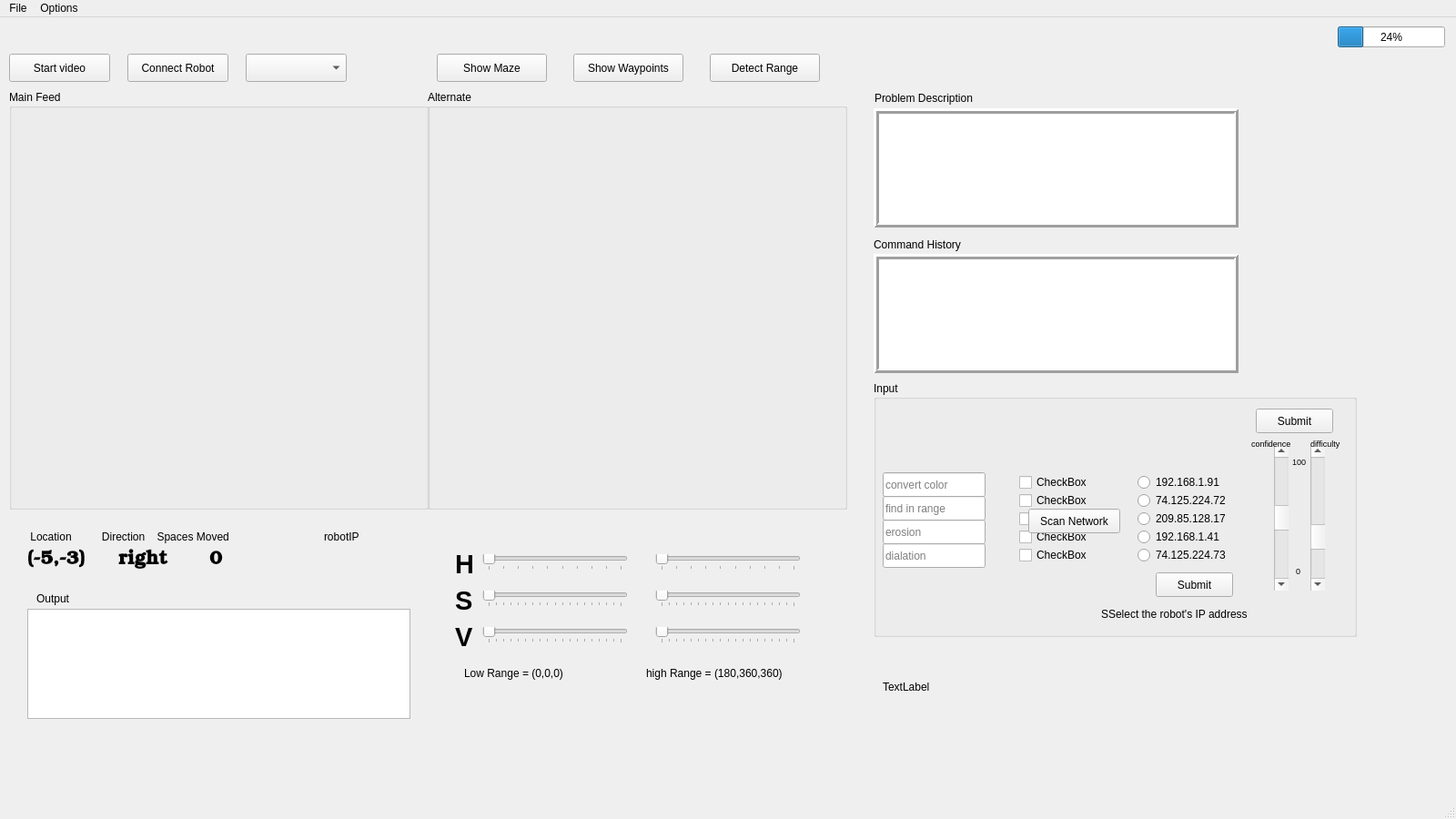
<?xml version="1.0" encoding="UTF-8"?>
<ui version="4.0">
 <class>MainWindow</class>
 <widget class="QMainWindow" name="MainWindow">
  <property name="geometry">
   <rect>
    <x>0</x>
    <y>0</y>
    <width>1600</width>
    <height>900</height>
   </rect>
  </property>
  <property name="windowTitle">
   <string>MainWindow</string>
  </property>
  <property name="styleSheet">
   <string notr="true"/>
  </property>
  <widget class="QWidget" name="centralwidget">
   <widget class="QGroupBox" name="groupBox">
    <property name="geometry">
     <rect>
      <x>10</x>
      <y>80</y>
      <width>461</width>
      <height>461</height>
     </rect>
    </property>
    <property name="sizePolicy">
     <sizepolicy hsizetype="Preferred" vsizetype="Preferred">
      <horstretch>0</horstretch>
      <verstretch>0</verstretch>
     </sizepolicy>
    </property>
    <property name="title">
     <string>Main Feed</string>
    </property>
    <widget class="QWidget" name="AppFeed" native="true">
     <property name="geometry">
      <rect>
       <x>10</x>
       <y>20</y>
       <width>445</width>
       <height>445</height>
      </rect>
     </property>
    </widget>
   </widget>
   <widget class="QPushButton" name="startButton">
    <property name="geometry">
     <rect>
      <x>10</x>
      <y>40</y>
      <width>111</width>
      <height>31</height>
     </rect>
    </property>
    <property name="text">
     <string>Start video</string>
    </property>
   </widget>
   <widget class="QProgressBar" name="progressBar">
    <property name="geometry">
     <rect>
      <x>1470</x>
      <y>10</y>
      <width>118</width>
      <height>23</height>
     </rect>
    </property>
    <property name="value">
     <number>24</number>
    </property>
   </widget>
   <widget class="QGroupBox" name="groupBox_2">
    <property name="geometry">
     <rect>
      <x>470</x>
      <y>80</y>
      <width>461</width>
      <height>461</height>
     </rect>
    </property>
    <property name="sizePolicy">
     <sizepolicy hsizetype="Preferred" vsizetype="Preferred">
      <horstretch>0</horstretch>
      <verstretch>0</verstretch>
     </sizepolicy>
    </property>
    <property name="title">
     <string>Alternate</string>
    </property>
    <widget class="QWidget" name="AppFeedAlt" native="true">
     <property name="geometry">
      <rect>
       <x>10</x>
       <y>20</y>
       <width>445</width>
       <height>445</height>
      </rect>
     </property>
    </widget>
   </widget>
   <widget class="QPushButton" name="showMazeButton">
    <property name="geometry">
     <rect>
      <x>480</x>
      <y>40</y>
      <width>121</width>
      <height>31</height>
     </rect>
    </property>
    <property name="text">
     <string>Show Maze</string>
    </property>
   </widget>
   <widget class="QTextBrowser" name="commandHistory">
    <property name="geometry">
     <rect>
      <x>960</x>
      <y>260</y>
      <width>401</width>
      <height>131</height>
     </rect>
    </property>
    <property name="sizePolicy">
     <sizepolicy hsizetype="Fixed" vsizetype="Fixed">
      <horstretch>0</horstretch>
      <verstretch>0</verstretch>
     </sizepolicy>
    </property>
    <property name="font">
     <font>
      <stylestrategy>PreferDefault</stylestrategy>
     </font>
    </property>
    <property name="frameShape">
     <enum>QFrame::Box</enum>
    </property>
    <property name="frameShadow">
     <enum>QFrame::Raised</enum>
    </property>
    <property name="lineWidth">
     <number>3</number>
    </property>
    <property name="horizontalScrollBarPolicy">
     <enum>Qt::ScrollBarAlwaysOff</enum>
    </property>
    <property name="readOnly">
     <bool>true</bool>
    </property>
    <property name="placeholderText">
     <string/>
    </property>
   </widget>
   <widget class="QGroupBox" name="InputGroupBox">
    <property name="geometry">
     <rect>
      <x>960</x>
      <y>400</y>
      <width>531</width>
      <height>281</height>
     </rect>
    </property>
    <property name="autoFillBackground">
     <bool>false</bool>
    </property>
    <property name="title">
     <string>Input</string>
    </property>
    <property name="flat">
     <bool>false</bool>
    </property>
    <widget class="QLineEdit" name="imgAlgorithm_1">
     <property name="geometry">
      <rect>
       <x>10</x>
       <y>100</y>
       <width>113</width>
       <height>27</height>
      </rect>
     </property>
     <property name="placeholderText">
      <string>convert color</string>
     </property>
    </widget>
    <widget class="QLineEdit" name="imgAlgorithm_2">
     <property name="geometry">
      <rect>
       <x>10</x>
       <y>126</y>
       <width>113</width>
       <height>27</height>
      </rect>
     </property>
     <property name="placeholderText">
      <string>find in range</string>
     </property>
    </widget>
    <widget class="QLineEdit" name="imgAlgorithm_3">
     <property name="geometry">
      <rect>
       <x>10</x>
       <y>152</y>
       <width>113</width>
       <height>27</height>
      </rect>
     </property>
     <property name="placeholderText">
      <string>erosion</string>
     </property>
    </widget>
    <widget class="QLineEdit" name="imgAlgorithm_4">
     <property name="geometry">
      <rect>
       <x>10</x>
       <y>178</y>
       <width>113</width>
       <height>27</height>
      </rect>
     </property>
     <property name="placeholderText">
      <string>dialation</string>
     </property>
    </widget>
    <widget class="QPushButton" name="textSubmitButton">
     <property name="geometry">
      <rect>
       <x>420</x>
       <y>30</y>
       <width>85</width>
       <height>27</height>
      </rect>
     </property>
     <property name="text">
      <string>Submit</string>
     </property>
    </widget>
    <widget class="QCheckBox" name="checkBox_1">
     <property name="enabled">
      <bool>true</bool>
     </property>
     <property name="geometry">
      <rect>
       <x>160</x>
       <y>100</y>
       <width>101</width>
       <height>22</height>
      </rect>
     </property>
     <property name="text">
      <string>CheckBox</string>
     </property>
    </widget>
    <widget class="QCheckBox" name="checkBox_2">
     <property name="enabled">
      <bool>true</bool>
     </property>
     <property name="geometry">
      <rect>
       <x>160</x>
       <y>120</y>
       <width>101</width>
       <height>22</height>
      </rect>
     </property>
     <property name="text">
      <string>CheckBox</string>
     </property>
    </widget>
    <widget class="QCheckBox" name="checkBox_3">
     <property name="geometry">
      <rect>
       <x>160</x>
       <y>140</y>
       <width>101</width>
       <height>22</height>
      </rect>
     </property>
     <property name="text">
      <string>CheckBox</string>
     </property>
    </widget>
    <widget class="QCheckBox" name="checkBox_4">
     <property name="geometry">
      <rect>
       <x>160</x>
       <y>160</y>
       <width>101</width>
       <height>22</height>
      </rect>
     </property>
     <property name="text">
      <string>CheckBox</string>
     </property>
    </widget>
    <widget class="QCheckBox" name="checkBox_5">
     <property name="geometry">
      <rect>
       <x>160</x>
       <y>180</y>
       <width>101</width>
       <height>22</height>
      </rect>
     </property>
     <property name="text">
      <string>CheckBox</string>
     </property>
    </widget>
    <widget class="QRadioButton" name="radioButton_1">
     <property name="geometry">
      <rect>
       <x>290</x>
       <y>100</y>
       <width>121</width>
       <height>22</height>
      </rect>
     </property>
     <property name="text">
      <string>192.168.1.91</string>
     </property>
    </widget>
    <widget class="QRadioButton" name="radioButton_2">
     <property name="geometry">
      <rect>
       <x>290</x>
       <y>120</y>
       <width>121</width>
       <height>22</height>
      </rect>
     </property>
     <property name="text">
      <string>74.125.224.72</string>
     </property>
    </widget>
    <widget class="QRadioButton" name="radioButton_3">
     <property name="geometry">
      <rect>
       <x>290</x>
       <y>140</y>
       <width>121</width>
       <height>22</height>
      </rect>
     </property>
     <property name="text">
      <string>209.85.128.17</string>
     </property>
    </widget>
    <widget class="QRadioButton" name="radioButton_4">
     <property name="geometry">
      <rect>
       <x>290</x>
       <y>160</y>
       <width>121</width>
       <height>22</height>
      </rect>
     </property>
     <property name="text">
      <string>192.168.1.41</string>
     </property>
    </widget>
    <widget class="QRadioButton" name="radioButton_5">
     <property name="geometry">
      <rect>
       <x>290</x>
       <y>180</y>
       <width>121</width>
       <height>22</height>
      </rect>
     </property>
     <property name="text">
      <string>74.125.224.73</string>
     </property>
    </widget>
    <widget class="QPushButton" name="radialSubmitButton">
     <property name="geometry">
      <rect>
       <x>310</x>
       <y>210</y>
       <width>85</width>
       <height>27</height>
      </rect>
     </property>
     <property name="text">
      <string>Submit</string>
     </property>
    </widget>
    <widget class="QScrollBar" name="ConfidenceBar">
     <property name="geometry">
      <rect>
       <x>440</x>
       <y>70</y>
       <width>16</width>
       <height>160</height>
      </rect>
     </property>
     <property name="toolTip">
      <string>Your confidence level for this problem.</string>
     </property>
     <property name="maximum">
      <number>100</number>
     </property>
     <property name="value">
      <number>50</number>
     </property>
     <property name="orientation">
      <enum>Qt::Vertical</enum>
     </property>
     <property name="invertedAppearance">
      <bool>true</bool>
     </property>
    </widget>
    <widget class="QScrollBar" name="DifficultyBar">
     <property name="geometry">
      <rect>
       <x>480</x>
       <y>70</y>
       <width>16</width>
       <height>160</height>
      </rect>
     </property>
     <property name="toolTip">
      <string>the difficulty of this problem</string>
     </property>
     <property name="maximum">
      <number>100</number>
     </property>
     <property name="value">
      <number>30</number>
     </property>
     <property name="orientation">
      <enum>Qt::Vertical</enum>
     </property>
     <property name="invertedAppearance">
      <bool>true</bool>
     </property>
    </widget>
    <widget class="QLabel" name="label_4">
     <property name="geometry">
      <rect>
       <x>415</x>
       <y>60</y>
       <width>46</width>
       <height>16</height>
      </rect>
     </property>
     <property name="font">
      <font>
       <pointsize>7</pointsize>
      </font>
     </property>
     <property name="text">
      <string>confidence</string>
     </property>
    </widget>
    <widget class="QLabel" name="label_5">
     <property name="geometry">
      <rect>
       <x>480</x>
       <y>60</y>
       <width>46</width>
       <height>16</height>
      </rect>
     </property>
     <property name="font">
      <font>
       <pointsize>7</pointsize>
      </font>
     </property>
     <property name="text">
      <string>difficulty</string>
     </property>
    </widget>
    <widget class="QLabel" name="label_6">
     <property name="geometry">
      <rect>
       <x>464</x>
       <y>200</y>
       <width>16</width>
       <height>16</height>
      </rect>
     </property>
     <property name="font">
      <font>
       <pointsize>7</pointsize>
      </font>
     </property>
     <property name="text">
      <string>0</string>
     </property>
    </widget>
    <widget class="QLabel" name="label_7">
     <property name="geometry">
      <rect>
       <x>460</x>
       <y>80</y>
       <width>16</width>
       <height>16</height>
      </rect>
     </property>
     <property name="font">
      <font>
       <pointsize>7</pointsize>
      </font>
     </property>
     <property name="text">
      <string>100</string>
     </property>
    </widget>
    <widget class="QPushButton" name="scanNetworkButton">
     <property name="geometry">
      <rect>
       <x>170</x>
       <y>140</y>
       <width>101</width>
       <height>27</height>
      </rect>
     </property>
     <property name="text">
      <string>Scan Network</string>
     </property>
    </widget>
    <widget class="QLabel" name="networkLabel">
     <property name="geometry">
      <rect>
       <x>250</x>
       <y>240</y>
       <width>211</width>
       <height>31</height>
      </rect>
     </property>
     <property name="text">
      <string>SSelect the robot's IP address</string>
     </property>
    </widget>
   </widget>
   <widget class="QSlider" name="HColorSliderLow">
    <property name="geometry">
     <rect>
      <x>530</x>
      <y>590</y>
      <width>160</width>
      <height>18</height>
     </rect>
    </property>
    <property name="toolTip">
     <string>H color for HSV colorspace</string>
    </property>
    <property name="maximum">
     <number>180</number>
    </property>
    <property name="orientation">
     <enum>Qt::Horizontal</enum>
    </property>
    <property name="tickPosition">
     <enum>QSlider::TicksBelow</enum>
    </property>
    <property name="tickInterval">
     <number>20</number>
    </property>
   </widget>
   <widget class="QSlider" name="SColorSliderLow">
    <property name="geometry">
     <rect>
      <x>530</x>
      <y>630</y>
      <width>160</width>
      <height>18</height>
     </rect>
    </property>
    <property name="toolTip">
     <string>S Color for HSV colorspace</string>
    </property>
    <property name="maximum">
     <number>360</number>
    </property>
    <property name="orientation">
     <enum>Qt::Horizontal</enum>
    </property>
    <property name="tickPosition">
     <enum>QSlider::TicksBelow</enum>
    </property>
    <property name="tickInterval">
     <number>20</number>
    </property>
   </widget>
   <widget class="QSlider" name="VColorSliderLow">
    <property name="geometry">
     <rect>
      <x>530</x>
      <y>670</y>
      <width>160</width>
      <height>18</height>
     </rect>
    </property>
    <property name="toolTip">
     <string>V Color for HSV colorspace</string>
    </property>
    <property name="maximum">
     <number>360</number>
    </property>
    <property name="orientation">
     <enum>Qt::Horizontal</enum>
    </property>
    <property name="tickPosition">
     <enum>QSlider::TicksBelow</enum>
    </property>
    <property name="tickInterval">
     <number>20</number>
    </property>
   </widget>
   <widget class="QLabel" name="label">
    <property name="geometry">
     <rect>
      <x>500</x>
      <y>590</y>
      <width>21</width>
      <height>21</height>
     </rect>
    </property>
    <property name="font">
     <font>
      <family>Liberation Sans</family>
      <pointsize>22</pointsize>
      <weight>75</weight>
      <italic>false</italic>
      <bold>true</bold>
      <kerning>true</kerning>
     </font>
    </property>
    <property name="text">
     <string>H</string>
    </property>
   </widget>
   <widget class="QLabel" name="label_2">
    <property name="geometry">
     <rect>
      <x>500</x>
      <y>630</y>
      <width>21</width>
      <height>21</height>
     </rect>
    </property>
    <property name="font">
     <font>
      <family>Liberation Sans</family>
      <pointsize>22</pointsize>
      <weight>75</weight>
      <italic>false</italic>
      <bold>true</bold>
      <kerning>true</kerning>
     </font>
    </property>
    <property name="text">
     <string>S</string>
    </property>
   </widget>
   <widget class="QLabel" name="label_3">
    <property name="geometry">
     <rect>
      <x>500</x>
      <y>670</y>
      <width>21</width>
      <height>21</height>
     </rect>
    </property>
    <property name="font">
     <font>
      <family>Liberation Sans</family>
      <pointsize>22</pointsize>
      <weight>75</weight>
      <italic>false</italic>
      <bold>true</bold>
      <kerning>true</kerning>
     </font>
    </property>
    <property name="text">
     <string>V</string>
    </property>
   </widget>
   <widget class="QLabel" name="locationLabel">
    <property name="geometry">
     <rect>
      <x>30</x>
      <y>580</y>
      <width>67</width>
      <height>31</height>
     </rect>
    </property>
    <property name="font">
     <font>
      <family>URW Bookman L</family>
      <pointsize>16</pointsize>
      <weight>75</weight>
      <bold>true</bold>
     </font>
    </property>
    <property name="text">
     <string>(-5,-3)</string>
    </property>
   </widget>
   <widget class="QLabel" name="directionLabel">
    <property name="geometry">
     <rect>
      <x>130</x>
      <y>580</y>
      <width>67</width>
      <height>31</height>
     </rect>
    </property>
    <property name="font">
     <font>
      <family>URW Bookman L</family>
      <pointsize>16</pointsize>
      <weight>75</weight>
      <bold>true</bold>
     </font>
    </property>
    <property name="text">
     <string>right</string>
    </property>
   </widget>
   <widget class="QLabel" name="distanceTravelledLabel">
    <property name="geometry">
     <rect>
      <x>230</x>
      <y>580</y>
      <width>67</width>
      <height>31</height>
     </rect>
    </property>
    <property name="font">
     <font>
      <family>URW Bookman L</family>
      <pointsize>16</pointsize>
      <weight>75</weight>
      <bold>true</bold>
     </font>
    </property>
    <property name="text">
     <string>0</string>
    </property>
   </widget>
   <widget class="QLabel" name="label_8">
    <property name="geometry">
     <rect>
      <x>30</x>
      <y>560</y>
      <width>291</width>
      <height>21</height>
     </rect>
    </property>
    <property name="text">
     <string> Location          Direction    Spaces Moved</string>
    </property>
   </widget>
   <widget class="QTextBrowser" name="outputTextBox">
    <property name="geometry">
     <rect>
      <x>30</x>
      <y>650</y>
      <width>421</width>
      <height>121</height>
     </rect>
    </property>
    <property name="sizePolicy">
     <sizepolicy hsizetype="Fixed" vsizetype="Fixed">
      <horstretch>0</horstretch>
      <verstretch>0</verstretch>
     </sizepolicy>
    </property>
   </widget>
   <widget class="QLabel" name="label_9">
    <property name="geometry">
     <rect>
      <x>40</x>
      <y>630</y>
      <width>101</width>
      <height>17</height>
     </rect>
    </property>
    <property name="text">
     <string>Output</string>
    </property>
   </widget>
   <widget class="QSlider" name="VColorSliderHigh">
    <property name="geometry">
     <rect>
      <x>720</x>
      <y>670</y>
      <width>160</width>
      <height>18</height>
     </rect>
    </property>
    <property name="toolTip">
     <string>V Color for HSV colorspace</string>
    </property>
    <property name="maximum">
     <number>360</number>
    </property>
    <property name="orientation">
     <enum>Qt::Horizontal</enum>
    </property>
    <property name="tickPosition">
     <enum>QSlider::TicksBelow</enum>
    </property>
    <property name="tickInterval">
     <number>20</number>
    </property>
   </widget>
   <widget class="QSlider" name="HColorSliderHigh">
    <property name="geometry">
     <rect>
      <x>720</x>
      <y>590</y>
      <width>160</width>
      <height>18</height>
     </rect>
    </property>
    <property name="toolTip">
     <string>H color for HSV colorspace</string>
    </property>
    <property name="maximum">
     <number>180</number>
    </property>
    <property name="orientation">
     <enum>Qt::Horizontal</enum>
    </property>
    <property name="tickPosition">
     <enum>QSlider::TicksBelow</enum>
    </property>
    <property name="tickInterval">
     <number>20</number>
    </property>
   </widget>
   <widget class="QSlider" name="SColorSliderHigh">
    <property name="geometry">
     <rect>
      <x>720</x>
      <y>630</y>
      <width>160</width>
      <height>18</height>
     </rect>
    </property>
    <property name="toolTip">
     <string>S Color for HSV colorspace</string>
    </property>
    <property name="maximum">
     <number>360</number>
    </property>
    <property name="orientation">
     <enum>Qt::Horizontal</enum>
    </property>
    <property name="tickPosition">
     <enum>QSlider::TicksBelow</enum>
    </property>
    <property name="tickInterval">
     <number>20</number>
    </property>
   </widget>
   <widget class="QLabel" name="lowRangeLabel">
    <property name="geometry">
     <rect>
      <x>510</x>
      <y>710</y>
      <width>181</width>
      <height>21</height>
     </rect>
    </property>
    <property name="text">
     <string>Low Range = (0,0,0)</string>
    </property>
   </widget>
   <widget class="QLabel" name="highRangeLabel">
    <property name="geometry">
     <rect>
      <x>710</x>
      <y>710</y>
      <width>211</width>
      <height>21</height>
     </rect>
    </property>
    <property name="text">
     <string>high Range = (180,360,360)</string>
    </property>
   </widget>
   <widget class="QPushButton" name="connectButton">
    <property name="geometry">
     <rect>
      <x>140</x>
      <y>40</y>
      <width>111</width>
      <height>31</height>
     </rect>
    </property>
    <property name="text">
     <string>Connect Robot</string>
    </property>
   </widget>
   <widget class="QComboBox" name="colorSelection">
    <property name="enabled">
     <bool>true</bool>
    </property>
    <property name="geometry">
     <rect>
      <x>270</x>
      <y>40</y>
      <width>111</width>
      <height>31</height>
     </rect>
    </property>
   </widget>
   <widget class="QLabel" name="label_10">
    <property name="geometry">
     <rect>
      <x>356</x>
      <y>561</y>
      <width>67</width>
      <height>20</height>
     </rect>
    </property>
    <property name="text">
     <string>robotIP</string>
    </property>
   </widget>
   <widget class="QLabel" name="robotIPadrLabel">
    <property name="geometry">
     <rect>
      <x>326</x>
      <y>580</y>
      <width>111</width>
      <height>20</height>
     </rect>
    </property>
    <property name="text">
     <string/>
    </property>
   </widget>
   <widget class="QTextBrowser" name="problemDescription">
    <property name="geometry">
     <rect>
      <x>960</x>
      <y>100</y>
      <width>401</width>
      <height>131</height>
     </rect>
    </property>
    <property name="sizePolicy">
     <sizepolicy hsizetype="Fixed" vsizetype="Fixed">
      <horstretch>0</horstretch>
      <verstretch>0</verstretch>
     </sizepolicy>
    </property>
    <property name="font">
     <font>
      <stylestrategy>PreferDefault</stylestrategy>
     </font>
    </property>
    <property name="frameShape">
     <enum>QFrame::Box</enum>
    </property>
    <property name="frameShadow">
     <enum>QFrame::Raised</enum>
    </property>
    <property name="lineWidth">
     <number>3</number>
    </property>
    <property name="horizontalScrollBarPolicy">
     <enum>Qt::ScrollBarAlwaysOff</enum>
    </property>
    <property name="readOnly">
     <bool>true</bool>
    </property>
    <property name="placeholderText">
     <string/>
    </property>
   </widget>
   <widget class="QLabel" name="label_11">
    <property name="geometry">
     <rect>
      <x>960</x>
      <y>240</y>
      <width>131</width>
      <height>20</height>
     </rect>
    </property>
    <property name="text">
     <string>Command History</string>
    </property>
   </widget>
   <widget class="QLabel" name="label_12">
    <property name="geometry">
     <rect>
      <x>961</x>
      <y>79</y>
      <width>151</width>
      <height>20</height>
     </rect>
    </property>
    <property name="text">
     <string>Problem Description</string>
    </property>
   </widget>
   <widget class="QPushButton" name="showWaypointsButton">
    <property name="geometry">
     <rect>
      <x>630</x>
      <y>40</y>
      <width>121</width>
      <height>31</height>
     </rect>
    </property>
    <property name="text">
     <string>Show Waypoints</string>
    </property>
   </widget>
   <widget class="QPushButton" name="rangeDetectionButton">
    <property name="geometry">
     <rect>
      <x>780</x>
      <y>40</y>
      <width>121</width>
      <height>31</height>
     </rect>
    </property>
    <property name="text">
     <string>Detect Range</string>
    </property>
   </widget>
   <widget class="QLabel" name="rangeLabel">
    <property name="geometry">
     <rect>
      <x>970</x>
      <y>720</y>
      <width>81</width>
      <height>31</height>
     </rect>
    </property>
    <property name="text">
     <string>TextLabel</string>
    </property>
   </widget>
  </widget>
  <widget class="QMenuBar" name="menubar">
   <property name="geometry">
    <rect>
     <x>0</x>
     <y>0</y>
     <width>1600</width>
     <height>25</height>
    </rect>
   </property>
   <widget class="QMenu" name="menuFile">
    <property name="title">
     <string>File</string>
    </property>
   </widget>
   <widget class="QMenu" name="menuOptions">
    <property name="title">
     <string>Options</string>
    </property>
    <widget class="QMenu" name="menuRobotIP">
     <property name="title">
      <string>robotIP</string>
     </property>
     <addaction name="action0_0_0_0"/>
    </widget>
    <addaction name="menuRobotIP"/>
   </widget>
   <addaction name="menuFile"/>
   <addaction name="menuOptions"/>
  </widget>
  <widget class="QStatusBar" name="statusbar"/>
  <action name="action0_0_0_0">
   <property name="text">
    <string>0.0.0.0</string>
   </property>
  </action>
 </widget>
 <resources/>
 <connections/>
</ui>
